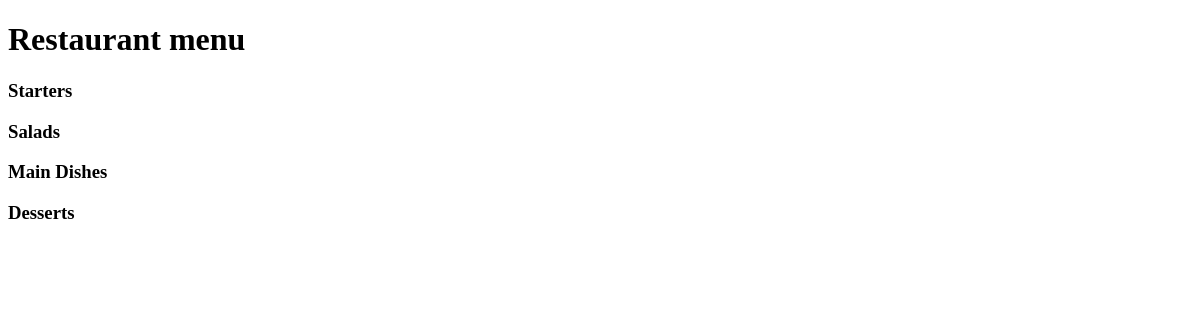
The app's page /, older data.
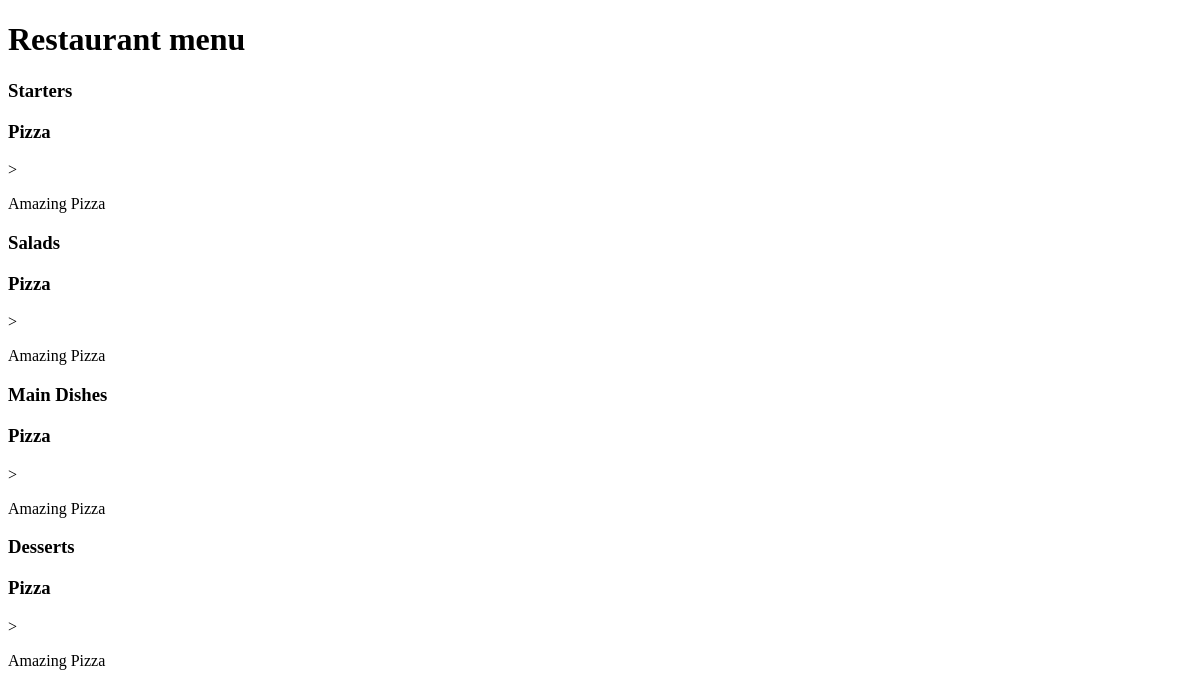
The same page, newer data.
### restourant_menu/models.py (models this page shows, shortened)
class Item(models.Model):
    meal = models.CharField(max_length=1000, unique=True);
    description = models.CharField(max_length=2000);
    price = models.DecimalField(max_digits=6, decimal_places=2);
    meal_type = models.CharField(max_length=50, choices=MEAL_TYPE);
    author = models.ForeignKey(User, on_delete=models.PROTECT);
    status = models.IntegerField(choices=STATUS, default=0);
    date_created = models.DateTimeField(auto_now_add=True);
    date_update = models.DateTimeField(auto_now=True);

### restourant_menu/views.py (the view)
# urls.py: path("", views.MenuList.as_view(), name="home"),
class MenuList(generic.ListView):
    queryset = Item.objects.order_by("-date_created")
    template_name = "index.html"
    def get_context_data(self, **kwargs):
        context = super().get_context_data(**kwargs)
        context["meals"] = MEAL_TYPE
        return context

### restourant_menu/templates/index.html (shortened to what this page needs)
<!DOCTYPE html>
<html lang="en">
<head>
</head>
<body>
  <h1>
      Restaurant menu
  </h1>
  {% for meal in meals %}
   <h3>{{ meal.1 }}</h3>
  {% for row in item_list %}
     <h3>{{ row.meal }}</h3>>
     <p>{{ row.description }}</p>
  {% endfor %}
  {% endfor %}
</body>
</html>

Row changes from the older to the newer data that the page shows:
added Item: meal "Pizza", description "Amazing Pizza"
